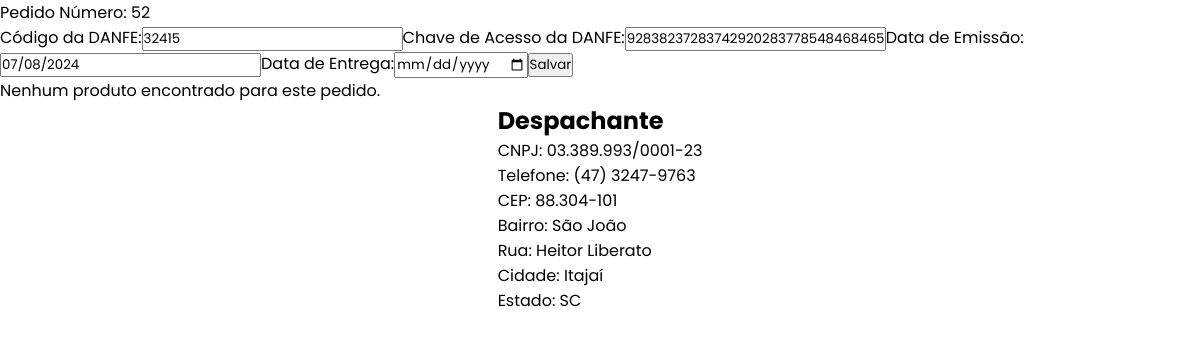
Page /SENAI_LOGISTICA/homeProf/itens/danfe.php?pedido_id=52 on the earlier database version.
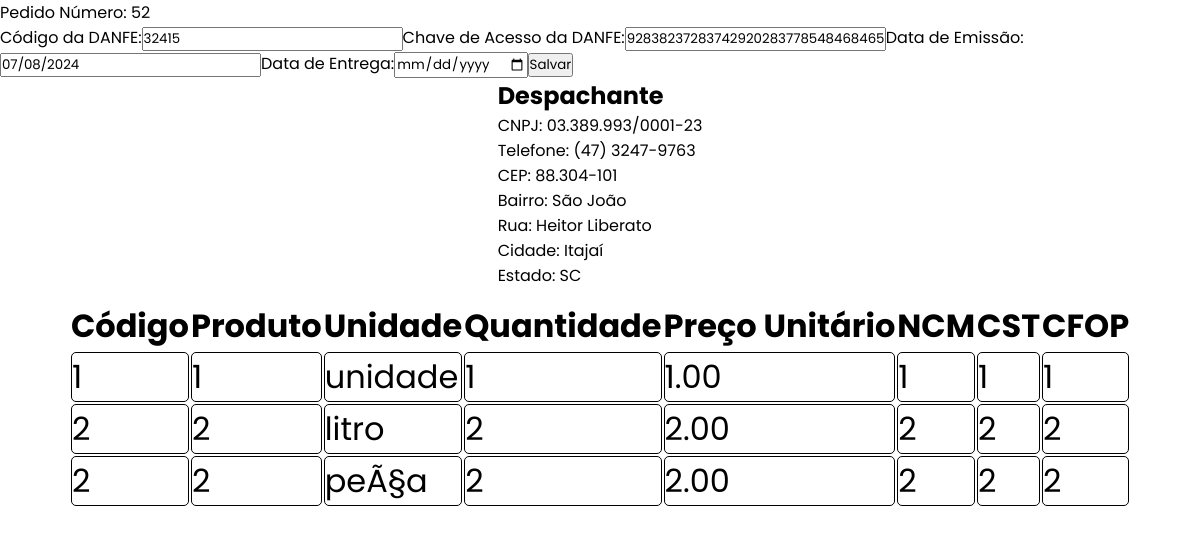
Same page on the later database version.
### tables this page shows
CREATE TABLE `produtos` (
  `id` int(11) NOT NULL,
  `pedidob` varchar(255) NOT NULL,
  `cod_prod` varchar(255) NOT NULL,
  `nome_produto` varchar(255) NOT NULL,
  `un_prod` varchar(50) DEFAULT NULL,
  `qtd_prod` int(11) DEFAULT NULL,
  `rsunit_prod` decimal(10,2) DEFAULT NULL,
  `ncm_prod` varchar(50) DEFAULT NULL,
  `cst_prod` varchar(50) DEFAULT NULL,
  `cfop_prod` varchar(50) DEFAULT NULL
);

### SENAI_LOGISTICA/homeProf/itens/danfe.php (the view, shortened to what the changed rows need)
<!DOCTYPE html>
<html lang='pt-br'>
<head>
    <link rel="stylesheet" href="../../home/movimentacao/docar.css">
    <link href='https://unpkg.com/boxicons@2.1.4/css/boxicons.min.css' rel='stylesheet'>
    <link rel="stylesheet" href="https://cdnjs.cloudflare.com/ajax/libs/font-awesome/6.5.2/css/all.min.css'>
    <title>Detalhes do Pedido</title>
    <style>
        .container {
            text-align: center;
            margin-top: 20px;
            padding-left: 20px;
            padding-right: 20px;
        }
        table {
            width: 100%;
            border-collapse: collapse;
            margin-top: 20px;
        }
        th, td {
            padding: 15px;
            text-align: left;
            border-bottom: 1px solid #ddd;
        }
        th {
            background-color: #f2f2f2;
        }
        td {
            padding-left: 20px; /* Adiciona espaço à esquerda das células */
            padding-right: 20px; /* Adiciona espaço à direita das células */
        }
        .back-button {
            display: inline-block;
            margin-bottom: 20px;
        }
        form {
            margin-top: 20px;
        }
        label {
            display: block;
            margin-bottom: 5px;
        }
        input[type="text"],
        input[type="date"] {
            width: 100%;
            padding: 10px;
            margin-bottom: 10px;
            box-sizing: border-box;
        }
        input[type="submit"] {
            padding: 10px 20px;
            background-color: #4CAF50;
            color: white;
            border: none;
            cursor: pointer;
        }
        input[type="submit"]:hover {
            background-color: #45a049;
        }
        .despachante-info {
            text-align: left;
            margin-top: 20px;
            background-color: #f2f2f2;
            padding: 20px;
            border-radius: 5px;
            box-shadow: 0 0 10px rgba(0, 0, 0, 0.1);
        }
        .despachante-info p {
            margin: 5px 0;
        }
        .header {
            margin-bottom: 20px;
        }
    </style>
</head>
<body>
    <div class="container">
        <div class="header">
            <?php
            $servername = "localhost";
            $username = "root";
            $password = "root";
            $dbname = "senai";
            $conn = new mysqli($servername, $username, $password, $dbname);
            if (isset($_GET['pedido_id'])) {
                $pedido_id = $_GET['pedido_id'];
                echo "<p>Pedido Número: " . htmlspecialchars($pedido_id) . "</p>";
                echo '<form method="POST">';
                echo '<label for="cod_danfe">Código da DANFE:</label>';
                echo '<input type="text" id="cod_danfe" name="cod_danfe" value="32415" required>';
                echo '<label for="chave_acesso_danfe">Chave de Acesso da DANFE:</label>';
                echo '<input type="text" id="chave_acesso_danfe" name="chave_acesso_danfe" value="928382372837429202837785484684652484" required>';
                echo '<label for="data_emissao">Data de Emissão:</label>';
                echo '<input type="text" id="data_emissao" name="data_emissao" value="' . date('d/m/Y') . '" readonly>';
                echo '<label for="data_entrega">Data de Entrega:</label>';
                echo '<input type="date" id="data_entrega" name="data_entrega" required>';
                echo '<input type="submit" value="Salvar">';
                echo '</form>';
                $sql_produtos = "SELECT * FROM produtos WHERE pedidob = '$pedido_id'";
                $result_produtos = $conn->query($sql_produtos);
                if ($result_produtos) {
                    if ($result_produtos->num_rows > 0) {
                        echo "<table>";
                        echo "<tr>
                                <th>Código</th>
                                <th>Produto</th>
                                <th>Unidade</th>
                                <th>Quantidade</th>
                                <th>Preço Unitário</th>
                                <th>NCM</th>
                                <th>CST</th>
                                <th>CFOP</th>
                              </tr>";
                        while ($row_produtos = $result_produtos->fetch_assoc()) {
                            echo "<tr>";
                            echo "<td>" . htmlspecialchars($row_produtos["cod_prod"]) . "</td>";
                            echo "<td>" . htmlspecialchars($row_produtos["nome_produto"]) . "</td>";
                            echo "<td>" . htmlspecialchars($row_produtos["un_prod"]) . "</td>";
                            echo "<td>" . htmlspecialchars($row_produtos["qtd_prod"]) . "</td>";
                            echo "<td>" . htmlspecialchars($row_produtos["rsunit_prod"]) . "</td>";
                            echo "<td>" . htmlspecialchars($row_produtos["ncm_prod"]) . "</td>";
                            echo "<td>" . htmlspecialchars($row_produtos["cst_prod"]) . "</td>";
                            echo "<td>" . htmlspecialchars($row_produtos["cfop_prod"]) . "</td>";
                            echo "</tr>";
                        }
                        echo "</table>";
                    } else {
                        echo "<p>Nenhum produto encontrado para este pedido.</p>";
                    }
                } else {
                    echo "<p>Erro na execução da consulta: " . $conn->error . "</p>";
                }
            } else {
                echo "<p>Erro: Pedido ID não fornecido.</p>";
            }
            ?>
        </div>
        <div class="despachante-info">
            <h2>Despachante</h2>
        </div>
    </div>
</body>
</html>

Differences in the rows shown:
added produtos: cod_prod "1", nome_produto "1", un_prod "unidade", qtd_prod "1", rsunit_prod "1.00", ncm_prod "1", cst_prod "1", cfop_prod "1"
added produtos: cod_prod "2", nome_produto "2", un_prod "litro", qtd_prod "2", rsunit_prod "2.00", ncm_prod "2", cst_prod "2", cfop_prod "2"
added produtos: cod_prod "2", nome_produto "2", un_prod "peÃ§a", qtd_prod "2", rsunit_prod "2.00", ncm_prod "2", cst_prod "2", cfop_prod "2"
Other differences:
text no longer shown: "Nenhum produto encontrado para este pedido."
text now shown: "Código Produto Unidade Quantidade Preço Unitário NCM CST CFOP"
